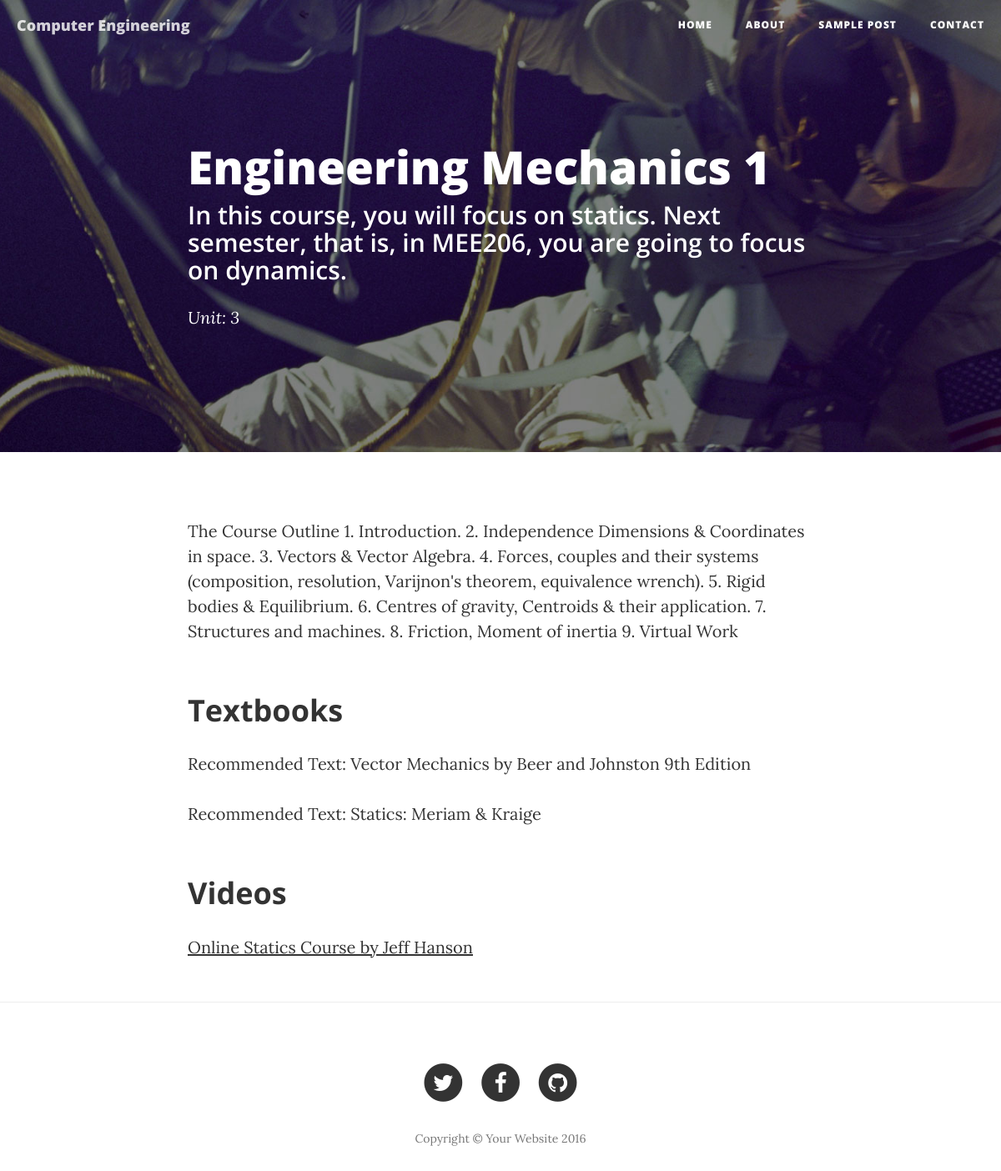
Screenshot of /Cscapp/course/MEE205/ with the database file from the repository.
### Cscapp/models.py (models this page shows, shortened)
class Course(models.Model):
    title = models.CharField(max_length=300, unique=True, default="Title")
    code = models.CharField(max_length=145, unique=True)
    unit = models.IntegerField(default=0)
    introductory = models.TextField(blank=True, null=True)
    text = models.TextField()
    class Meta:
        verbose_name_plural = 'courses'

class Textbook(models.Model):
    course = models.ForeignKey(Course)
    title = models.CharField(max_length=300)
    description = models.CharField(max_length=300)
    url = models.URLField(blank=True, null=True)

class Video(models.Model):
    course = models.ForeignKey(Course)
    title = models.CharField(max_length=300)
    url = models.URLField(blank=True, null=True)

### Cscapp/views.py (the view)
# urls.py: url(r'^course/(?P<course_code>[\w\-]+)/$', views.show_course, name='show_course'),
def show_course(request, course_code):
    context_dict = {}
    template = 'Cscapp/show_course.html'
    try:
        course = Course.objects.get(code=course_code)
        thetextbook = Textbook.objects.filter(course=course)
        thevideo = Video.objects.filter(course=course)
        context_dict['course'] = course
        context_dict['textbook'] = thetextbook
        context_dict['video'] = thevideo
    except Course.DoesNotExist:
        context_dict['course'] = None
        context_dict['textbook'] = None
        context_dict['video'] = None
    return render(request, template, context_dict)

### templates/Cscapp/show_course.html (shortened to what this page needs)
<!DOCTYPE html>
<html lang="en">
{% load staticfiles %}
<head>
    <link href={% static "vendor/bootstrap/css/bootstrap.min.css" %} rel="stylesheet">
    <link href={% static "css/clean-blog.min.css" %} rel="stylesheet">
    <link href={% static "vendor/font-awesome/css/font-awesome.min.css" %} rel="stylesheet" type="text/css">
</head>
<body>
    <nav class="navbar navbar-default navbar-custom navbar-fixed-top">
        <div class="container-fluid">
            <div class="navbar-header page-scroll">
                <a class="navbar-brand" href="index.html">Computer Engineering</a>
            </div>
            <div class="collapse navbar-collapse" id="bs-example-navbar-collapse-1">
                <ul class="nav navbar-nav navbar-right">
                    <li>
                        <a href="">Home</a>
                    </li>
                    <li>
                        <a href="#">About</a>
                    </li>
                    <li>
                        <a href="#">Sample Post</a>
                    </li>
                    <li>
                        <a href="#">Contact</a>
                    </li>
                </ul>
            </div>
        </div>
    </nav>
    <header class="intro-header" style="background-image: url({% static 'img/post-bg.jpg' %})">
        <div class="container">
            <div class="row">
                <div class="col-lg-8 col-lg-offset-2 col-md-10 col-md-offset-1">
                    <div class="post-heading">
                        <h1>{{ course.title }}</h1>
                        <h2 class="subheading">{{ course.introductory }}</h2>
                        <span class="meta">Unit: {{ course.unit }}</span>
                    </div>
                </div>
            </div>
        </div>
    </header>
    <article>
        <div class="container">
            <div class="row">
                <div class="col-lg-8 col-lg-offset-2 col-md-10 col-md-offset-1">
                    <p>{{ course.text }}</p>
                    <h2 class="section-heading">Textbooks</h2>
                    {% if textbook %}
                    {% for text in textbook %}
                    <p>{{ text.description }} {{ text.title }}</p>
                    {% endfor %}
                    {% else %}
                    <blockquote>There are no textbooks for you. Ntoor</blockquote>
                    {% endif %}
                    <h2 class="section-heading">Videos</h2>
                    {% if video %}
                    {% for vid in video %}
                    <p><a href="{{ vid.url }}">{{ vid.title }}</a></p>
                    {% endfor %}
                    {% else %}
                    <blockquote>There are no videos for you. Ntoor</blockquote>
                    {% endif %}
                </div>
            </div>
        </div>
    </article>
    <hr>
    <footer>
        <div class="container">
            <div class="row">
                <div class="col-lg-8 col-lg-offset-2 col-md-10 col-md-offset-1">
                    <ul class="list-inline text-center">
                        <li>
                            <a href="#">
                                <span class="fa-stack fa-lg">
                                    <i class="fa fa-circle fa-stack-2x"></i>
                                    <i class="fa fa-twitter fa-stack-1x fa-inverse"></i>
                                </span>
                            </a>
                        </li>
                        <li>
                            <a href="#">
                                <span class="fa-stack fa-lg">
                                    <i class="fa fa-circle fa-stack-2x"></i>
                                    <i class="fa fa-facebook fa-stack-1x fa-inverse"></i>
                                </span>
                            </a>
                        </li>
                        <li>
                            <a href="#">
                                <span class="fa-stack fa-lg">
                                    <i class="fa fa-circle fa-stack-2x"></i>
                                    <i class="fa fa-github fa-stack-1x fa-inverse"></i>
                                </span>
                            </a>
                        </li>
                    </ul>
                    <p class="copyright text-muted">Copyright &copy; Your Website 2016</p>
                </div>
            </div>
        </div>
    </footer>
</body>
</html>

### rows the page displays
Course: title "Engineering Mechanics 1", introductory "In this course, you will focus on statics. Next semester, that is, in MEE206, you are going to focus on dynamics.", unit "3", text "The Course Outline 1. Introduction. 2. Independence Dimensions & Coordinates in space. 3. Vectors & Vector Algebra. 4. Forces, couples and their systems (composition, resolution, Varijnon's theorem, equivalence wrench). 5. Rigid bodies & Equilibrium. 6. Centres of gravity, Centroids & their application. 7. Structures and machines. 8. Friction, Moment of inertia 9. Virtual Work"
Textbook: description "Recommended Text:", title "Vector Mechanics by Beer and Johnston 9th Edition"
Textbook: description "Recommended Text:", title "Statics: Meriam & Kraige"
Video: title "Online Statics Course by Jeff Hanson"
